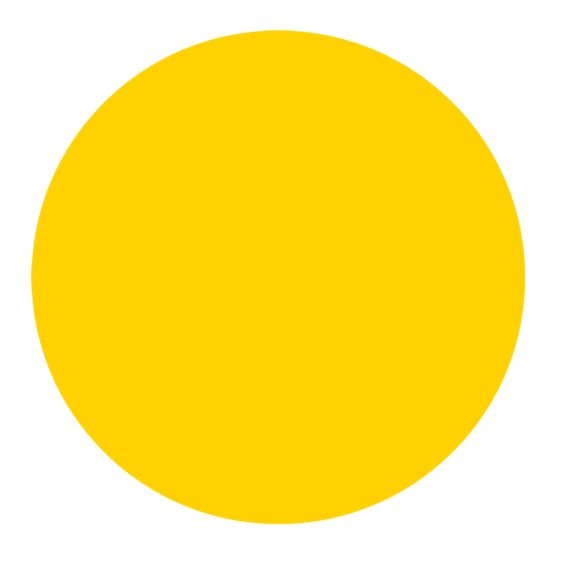
#> input picture Computer Vision/Odev-2 (Facebook ve Şekil Sınır Tespit Ödevi)/circle.jpg, 564 x 564 px, found by its file name
$ python demarcation.py   (older library calls are emulated)
#> lines starting #> are read from the running program, lines starting #| are printed output that depends on the picture
import cv2
import numpy as np
import matplotlib.pyplot as plt

# Görüntüyü yükle
image_path = 'C:\\Image Processing\\Computer Vision\\Odev-2\\circle.jpg'
image = cv2.imread(image_path, cv2.IMREAD_GRAYSCALE)
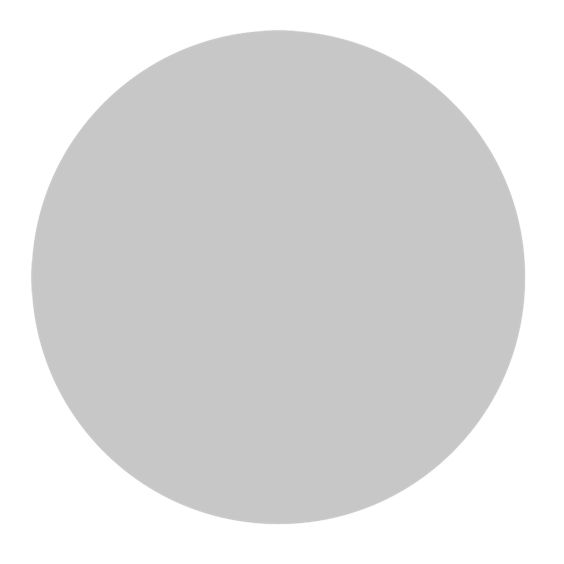
#> image: shape (564, 564); min 189, max 255, mean 221.3

if image is None:
    print(f"Görüntü yüklenemedi. Lütfen yolun doğru olduğundan emin olun: {image_path}")
    exit()

if image.size == 0:
    print("Yüklenen görüntü boş. Lütfen geçerli bir görüntü dosyası kullanın.")
    exit()

# X ve Y yönündeki gradyanları Sobel operatörü ile hesapla
grad_x = cv2.Sobel(image, cv2.CV_64F, 1, 0, ksize=3)
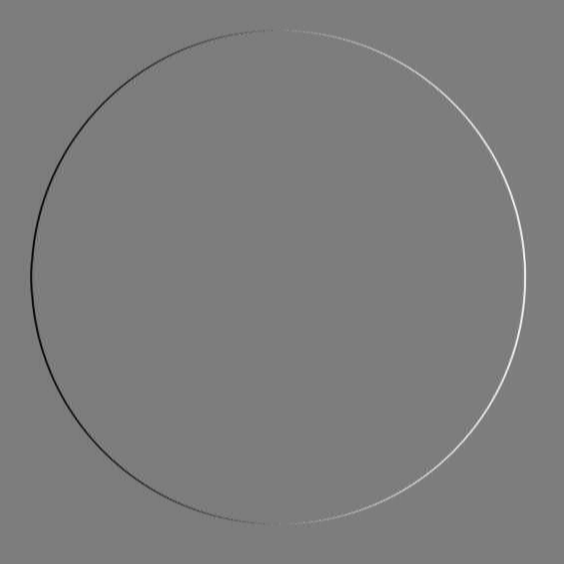
#> grad_x: shape (564, 564) float64; min -234, max 243, mean 0; drawn with min black and max white
grad_y = cv2.Sobel(image, cv2.CV_64F, 0, 1, ksize=3)

# Gradyan büyüklüğünü hesapla
magnitude = np.sqrt(grad_x**2 + grad_y**2)
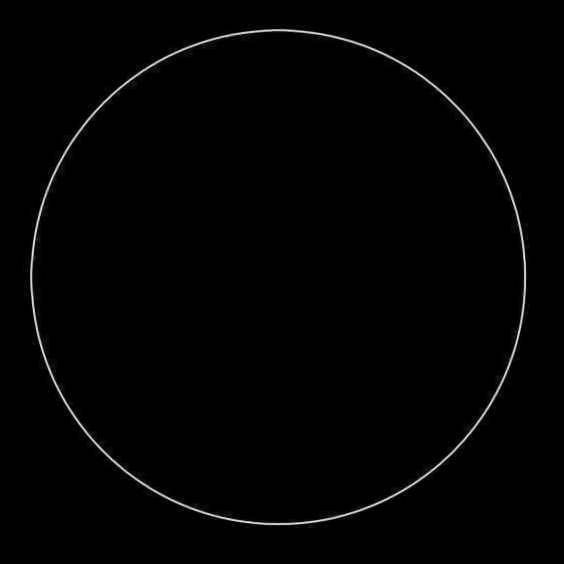
#> magnitude: shape (564, 564) float64; min 0, max 243.2, mean 2.4

# Gradyan yönünü hesapla
angle = np.arctan2(grad_y, grad_x) * (180.0 / np.pi)
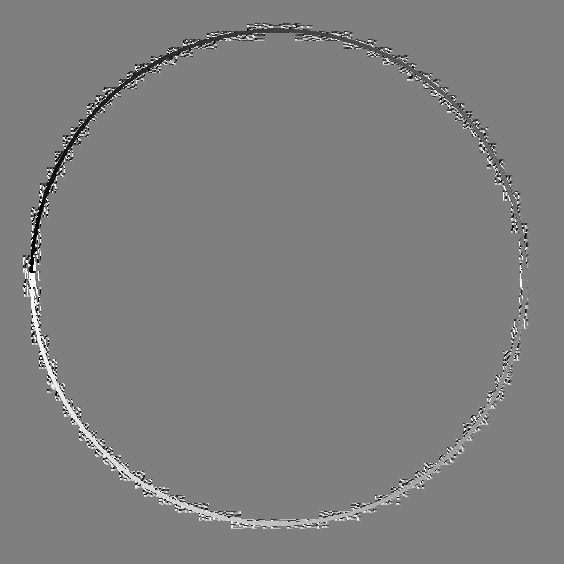
#> angle: shape (564, 564) float64; min -179.7, max 180, mean 0.4; drawn with min black and max white

# Gradyan büyüklüğünü ve yönünü normalize et
magnitude_normalized = (magnitude / np.max(magnitude) * 255).astype(np.uint8)
angle_normalized = ((angle + 180) / 360 * 255).astype(np.uint8)  # 0-255 aralığına normalize et

# Gradyan büyüklüğünü ve yönünü görselleştir ve kaydet
plt.figure(figsize=(12, 6))

plt.subplot(1, 2, 1)
plt.title("Gradyan Büyüklüğü")
plt.imshow(magnitude_normalized, cmap='gray')
plt.axis('off')
plt.savefig('gradyan_buyuklugu.png')

plt.subplot(1, 2, 2)
plt.title("Gradyan Yönü")
plt.imshow(angle_normalized, cmap='gray')
plt.axis('off')
plt.savefig('gradyan_yonu.png')

plt.tight_layout()
plt.show()

# Gradyan büyüklüğü ve yönünü ayrı ayrı kaydetme
cv2.imwrite('C:\\Image Processing\\Computer Vision\\Odev-2\\gradyan_buyuklugu_cv2.png', magnitude_normalized)
cv2.imwrite('C:\\Image Processing\\Computer Vision\\Odev-2\\gradyan_yonu_cv2.png', angle_normalized)

print("Gradyan büyüklüğü ve yönü başarıyla kaydedildi.")
